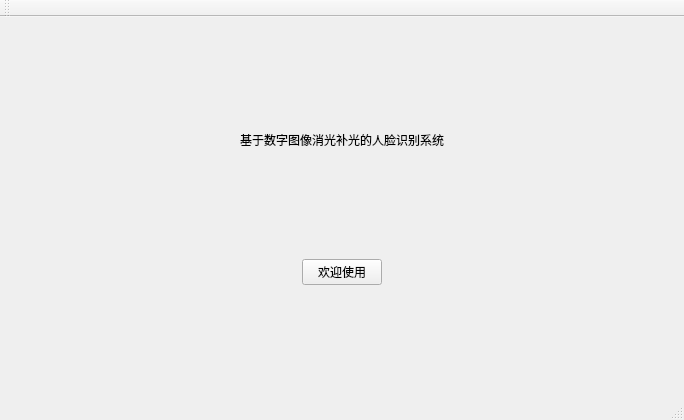
<?xml version="1.0" encoding="UTF-8"?>
<ui version="4.0">
 <class>MainWindow</class>
 <widget class="QMainWindow" name="MainWindow">
  <property name="geometry">
   <rect>
    <x>0</x>
    <y>0</y>
    <width>684</width>
    <height>420</height>
   </rect>
  </property>
  <property name="windowTitle">
   <string>MainWindow</string>
  </property>
  <widget class="QWidget" name="centralWidget">
   <layout class="QVBoxLayout" name="verticalLayout">
    <item>
     <spacer name="verticalSpacer">
      <property name="orientation">
       <enum>Qt::Vertical</enum>
      </property>
      <property name="sizeHint" stdset="0">
       <size>
        <width>20</width>
        <height>40</height>
       </size>
      </property>
     </spacer>
    </item>
    <item>
     <layout class="QHBoxLayout" name="horizontalLayout">
      <item>
       <spacer name="horizontalSpacer">
        <property name="orientation">
         <enum>Qt::Horizontal</enum>
        </property>
        <property name="sizeHint" stdset="0">
         <size>
          <width>40</width>
          <height>20</height>
         </size>
        </property>
       </spacer>
      </item>
      <item>
       <widget class="QLabel" name="label">
        <property name="text">
         <string>基于数字图像消光补光的人脸识别系统</string>
        </property>
       </widget>
      </item>
      <item>
       <spacer name="horizontalSpacer_2">
        <property name="orientation">
         <enum>Qt::Horizontal</enum>
        </property>
        <property name="sizeHint" stdset="0">
         <size>
          <width>40</width>
          <height>20</height>
         </size>
        </property>
       </spacer>
      </item>
     </layout>
    </item>
    <item>
     <spacer name="verticalSpacer_3">
      <property name="orientation">
       <enum>Qt::Vertical</enum>
      </property>
      <property name="sizeHint" stdset="0">
       <size>
        <width>20</width>
        <height>40</height>
       </size>
      </property>
     </spacer>
    </item>
    <item>
     <layout class="QHBoxLayout" name="horizontalLayout_2">
      <item>
       <spacer name="horizontalSpacer_3">
        <property name="orientation">
         <enum>Qt::Horizontal</enum>
        </property>
        <property name="sizeHint" stdset="0">
         <size>
          <width>40</width>
          <height>20</height>
         </size>
        </property>
       </spacer>
      </item>
      <item>
       <widget class="QPushButton" name="pushButton">
        <property name="text">
         <string>欢迎使用</string>
        </property>
       </widget>
      </item>
      <item>
       <spacer name="horizontalSpacer_4">
        <property name="orientation">
         <enum>Qt::Horizontal</enum>
        </property>
        <property name="sizeHint" stdset="0">
         <size>
          <width>40</width>
          <height>20</height>
         </size>
        </property>
       </spacer>
      </item>
     </layout>
    </item>
    <item>
     <spacer name="verticalSpacer_2">
      <property name="orientation">
       <enum>Qt::Vertical</enum>
      </property>
      <property name="sizeHint" stdset="0">
       <size>
        <width>20</width>
        <height>40</height>
       </size>
      </property>
     </spacer>
    </item>
   </layout>
  </widget>
  <widget class="QMenuBar" name="menuBar">
   <property name="geometry">
    <rect>
     <x>0</x>
     <y>0</y>
     <width>684</width>
     <height>26</height>
    </rect>
   </property>
  </widget>
  <widget class="QToolBar" name="mainToolBar">
   <attribute name="toolBarArea">
    <enum>TopToolBarArea</enum>
   </attribute>
   <attribute name="toolBarBreak">
    <bool>false</bool>
   </attribute>
  </widget>
  <widget class="QStatusBar" name="statusBar"/>
 </widget>
 <layoutdefault spacing="6" margin="11"/>
 <resources/>
 <connections/>
</ui>
